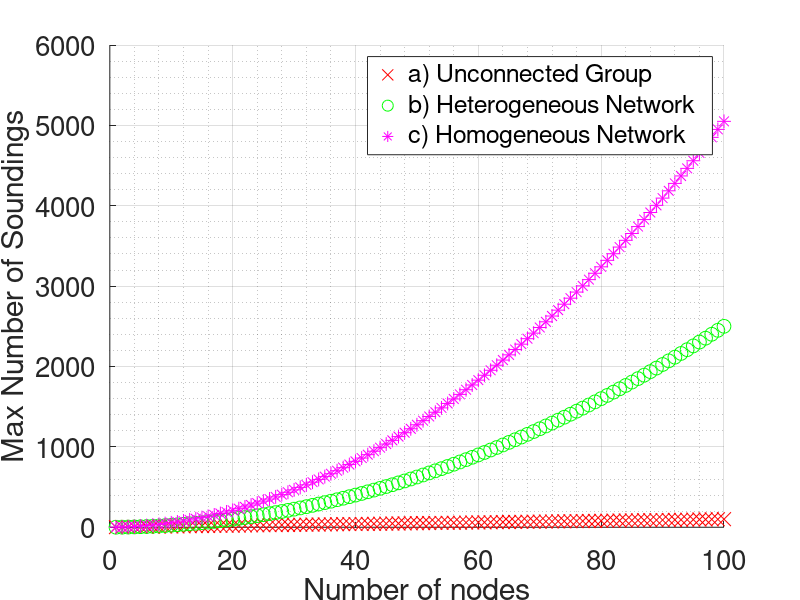

Write the MATLAB code that produced this figure.
%%
clf
N = 1:100;
m = 10;
hold on
plot(N, N, 'xr', 'DisplayName', 'a) Unconnected Group', 'MarkerSize', m)
plot(N, (N./2).^2 , 'og', 'DisplayName', 'b) Heterogeneous Network', 'MarkerSize', m)
plot(N, N + N.*(N -1)./2, '*m', 'DisplayName', 'c) Homogeneous Network', 'MarkerSize', m)
hold off
legend
set(gca, 'FontSize', 20)
xlabel('Number of nodes')
ylabel('Max Number of Soundings')
grid on
grid minor